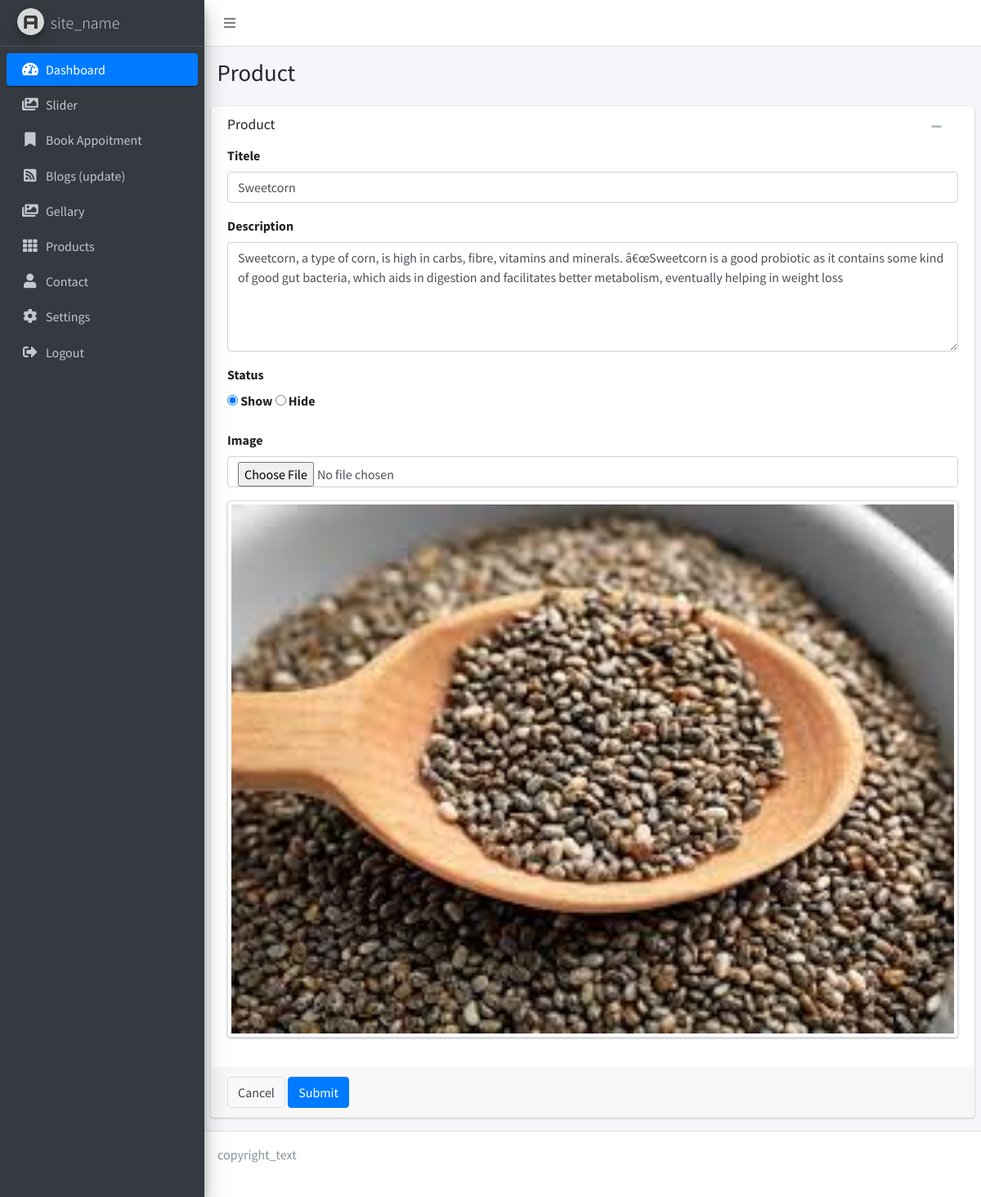
Screenshot of /admin/product_edit.php?id=12 (signed in) with the database file from the repository.
### tables this page shows
CREATE TABLE IF NOT EXISTS `products` (
  `id` int(11) NOT NULL AUTO_INCREMENT,
  `name` varchar(150) NOT NULL,
  `img` text NOT NULL,
  `description` text NOT NULL,
  `status` enum('show','hide') NOT NULL,
  `created_at` timestamp NOT NULL,
  `updated_at` timestamp NOT NULL,
  PRIMARY KEY (`id`)
);

### functions.php (called while the page is built, shortened)
<?php
    function gethost()
    {
       return "http://localhost/sahyogphysio";
    }
?>

### admin/product_edit.php (the view, shortened to what this page needs)
<?php
include_once '../database.php';
include '../functions.php';
$id= $_GET['id'];
$sqlget = "SELECT * FROM `products` WHERE `id`='" . $id . "'";
$data = mysqli_fetch_assoc(mysqli_query($conn, $sqlget));
 include 'layouts/header.php';
 ?>
 <section class="content-header">
            <div class="container-fluid">
                <div class="row mb-2">
                    <div class="col-sm-6">
                        <h1>Product </h1>
                    </div>
                </div>
            </div>
</section>
<section class="content">
    <div class="row">
        <div class="col-md-12">
            <div class="card card-default">
                <div class="card-header">
                    <h3 class="card-title">Product</h3>
                    <div class="card-tools">
                        <button type="button" class="btn btn-tool" data-card-widget="collapse"><i class="fas fa-minus"></i></button>
                        <button type="button" class="btn btn-tool" data-card-widget="remove"><i class="fas fa-remove"></i></button>
                    </div>
                </div>
                <form method="post" enctype="multipart/form-data">
                    <div class="card-body">
                        <div class="form-group">
                            <label for="exampleInputEmail1">Titele</label>
                            <input type="text" name="titele" class="form-control" value="<?php echo $data['name']; ?>" required placeholder="Titele  ">
                        </div>
                        <div class="form-group">
                            <label for="exampleInputEmail1">Description </label>
                            <textarea name="description"  class="form-control" rows="5"><?php echo $data['description']; ?></textarea>
                        </div>
                        <div class="form-group">
                            <label for="exampleInputEmail1">Status</label>
                            <div>
                                <label><input type="radio" name="Status" value="show" <?php if ($data["status"] == 'show') { echo 'checked'; } ?> > Show</label>
                                <label><input type="radio" name="Status" value="hide" <?php if ($data["status"] == 'hide') { echo 'checked'; } ?>> Hide</label>
                            </div>
                        </div>
                        <div class="form-group">
                            <label for="exampleInputEmail1">Image</label>
                                    <input type="file" class="form-control" accept="image/png, image/gif, image/jpeg"  id="file" onchange="previewImage();"  name="new_image" placeholder="Enter Name" value="{{ old('image') }}">
                        </div>
                        <div class="card card-default">
                        <?php
                    if ($data['img']) {
                       echo '<img src="'. gethost() .$data['img'].'" id="preview" class="img-fluid img-thumbnail">';
                    }else{
                       echo '<img src="https://encrypted-tbn0.gstatic.com/images?q=tbn:ANd9GcRPvlmYJUQmx55XV7mD_INQCHIA1NXMrXuE8A&usqp=CAU" id="preview" class="img-fluid img-thumbnail">';
                    }
                ?></div>
                    </div>
                    <div class="card-footer con">
                        <a href="#" class="btn btn-default">Cancel</a>
                        <button type="submit" class="btn btn-primary">Submit</button>
                    </div>
                </form>
            </div>
        </div>
    </div>
</section>
<?php include 'layouts/footer.php';?>

### admin/assets/style.css (style rules this page uses)
.card-body { padding-top: 0px !important; }

### rows the page displays
products: titele "Sweetcorn", description "Sweetcorn, a type of corn, is high in carbs, fibre, vitamins and minerals. â€œSweetcorn is a good probiotic as it contains some kind of good gut bacteria, which aids in digestion and facilitates better metabolism, eventually helping in weight loss", status "☑ Show", status "☐ Hide", img (picture)
